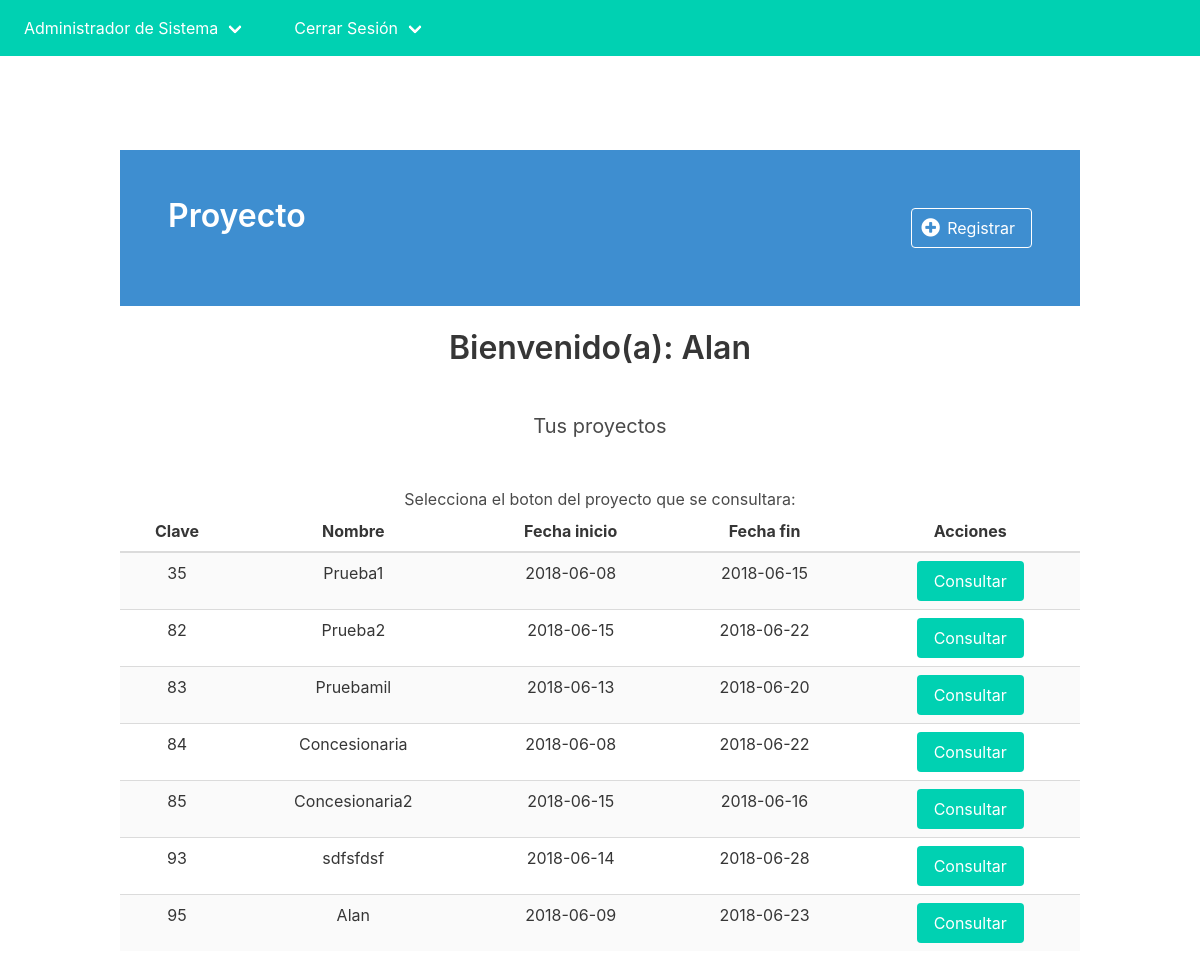
/admonproyecto.php (signed in), run on the app's committed database.
### tables this page shows
CREATE TABLE `proyecto` (
  `id_Proyecto` int(11) NOT NULL,
  `Nom_proy` varchar(35) NOT NULL,
  `Plan_trabajo` varchar(25) NOT NULL,
  `Fechainiciop` date NOT NULL,
  `Fechafinp` date NOT NULL,
  `Presupuestoplan` decimal(10,0) NOT NULL
);

### conexion_bd.php (called while the page is built)
<?php
function conexion(){
	$host='localhost';
	$usuario='root';
	$pass='12345678';
	$db='id5952780_tablerobd';
	$conexion=mysqli_connect($host,$usuario, $pass, $db) or die('No se pudo conectar a la Base de datos'.mysqli_error($conexion));
	return $conexion;
}
?>

### admonproyecto.php (the view, shortened to what this page needs)
<?php
if(!empty($_SESSION['nombree'])){
?>
<!DOCTYPE html>
<html lang="es">
<head>
    <link rel="stylesheet" href="https://cdnjs.cloudflare.com/ajax/libs/bulma/0.6.1/css/bulma.min.css">
    <link rel="stylesheet" href="https://maxcdn.bootstrapcdn.com/font-awesome/4.7.0/css/font-awesome.min.css">
    <link rel="stylesheet" href="./css/app.css">
</head>
<body class="has-navbar-fixed-top">
    <nav class="navbar is-fixed-top is-primary" role="navigation" aria-label="main navigation" id="navbar">
        <div class="navbar-menu" id="navMenu">
            <div class="navbar-start">
                <li class="navbar-item"><a href="" class="navbar-link"><?php echo $_SESSION['rol']; ?></a></li>
                <li class="navbar-item"><a href="cerrarSesion.php" class="navbar-link">Cerrar Sesión</a></li>
            </div>
        </div>
    </nav>
    <section class="section main" id="main">
        <div class="container has-text-centered">
            <div class="hero is-info">
              <div class="hero-body">
                <div class="level">
                    <h1 class="title">Proyecto </h1>
                    <a href="admin_registro.php" class="button is-info is-inverted is-outlined">
                        <span class="icon"><i class="fa fa-plus-circle fa-lg"></i></span>&nbsp;&nbsp;
                        Registrar
                    </a>
                </div>
              </div>
            </div>
            <br>
            <div>
                <h1 class="title"><?php
                    print ' Bienvenido(a): '.$_SESSION['nombree'];
                    ?></h1><br>
                <h2 class="subtitle">Tus proyectos</h2>
            <br>
			Selecciona el boton del proyecto que se consultara:
           <table class="table is-striped is-hoverable is-fullwidth">
                <thead>
                    <tr>
                        <th>Clave</th>
                        <th>Nombre</th>
                        <th>Fecha inicio</th>
                        <th>Fecha fin</th>
                        <th>Acciones</th>
                    </tr>
                </thead>
                <tbody class="tbody">
				<form name="radiobutton"  action="admonproyectoconsult.php" method="post" enctype="application/x-www-form-urlencoded">
                    <tr>
					<?php
						include ('conexion_bd.php');
						$sql='select *from proyecto';
						$result=mysqli_query(conexion(),$sql);
						while($mostrar=mysqli_fetch_array($result)){
							?>
                        <td><?php echo $mostrar['id_Proyecto']?></td>
                        <td><?php echo $mostrar['Nom_proy']?></td>
                        <td><?php echo $mostrar['Fechainiciop']?></td>
                        <td><?php echo $mostrar['Fechafinp']?></td>
                        <td>
                            <button type="submit"  class="button is-primary" id="IDProyecto" name="IDProyecto" value="<?php echo $mostrar['id_Proyecto']?>">Consultar</button>
                        </td>
						 </tr>
						 <?php
						}
						?>
					</form>
                </tbody>
            </table>
        </div>
    </section>
</body>
</html>
<?php
}else{
    header('Location: index.php');
}
?>

### css/app.css (style rules this page uses)
.main { margin-top: 50px; }

### data on the page
proyecto: id_Proyecto "35", Nom_proy "Prueba1", Fechainiciop "2018-06-08", Fechafinp "2018-06-15"
proyecto: id_Proyecto "82", Nom_proy "Prueba2", Fechainiciop "2018-06-15", Fechafinp "2018-06-22"
proyecto: id_Proyecto "83", Nom_proy "Pruebamil", Fechainiciop "2018-06-13", Fechafinp "2018-06-20"
proyecto: id_Proyecto "84", Nom_proy "Concesionaria", Fechainiciop "2018-06-08", Fechafinp "2018-06-22"
proyecto: id_Proyecto "85", Nom_proy "Concesionaria2", Fechainiciop "2018-06-15", Fechafinp "2018-06-16"
proyecto: id_Proyecto "93", Nom_proy "sdfsfdsf", Fechainiciop "2018-06-14", Fechafinp "2018-06-28"
proyecto: id_Proyecto "95", Nom_proy "Alan", Fechainiciop "2018-06-09", Fechafinp "2018-06-23"

### other printed values
$_SESSION['rol'] "Administrador de Sistema"
$_SESSION['nombree'] "Alan"
